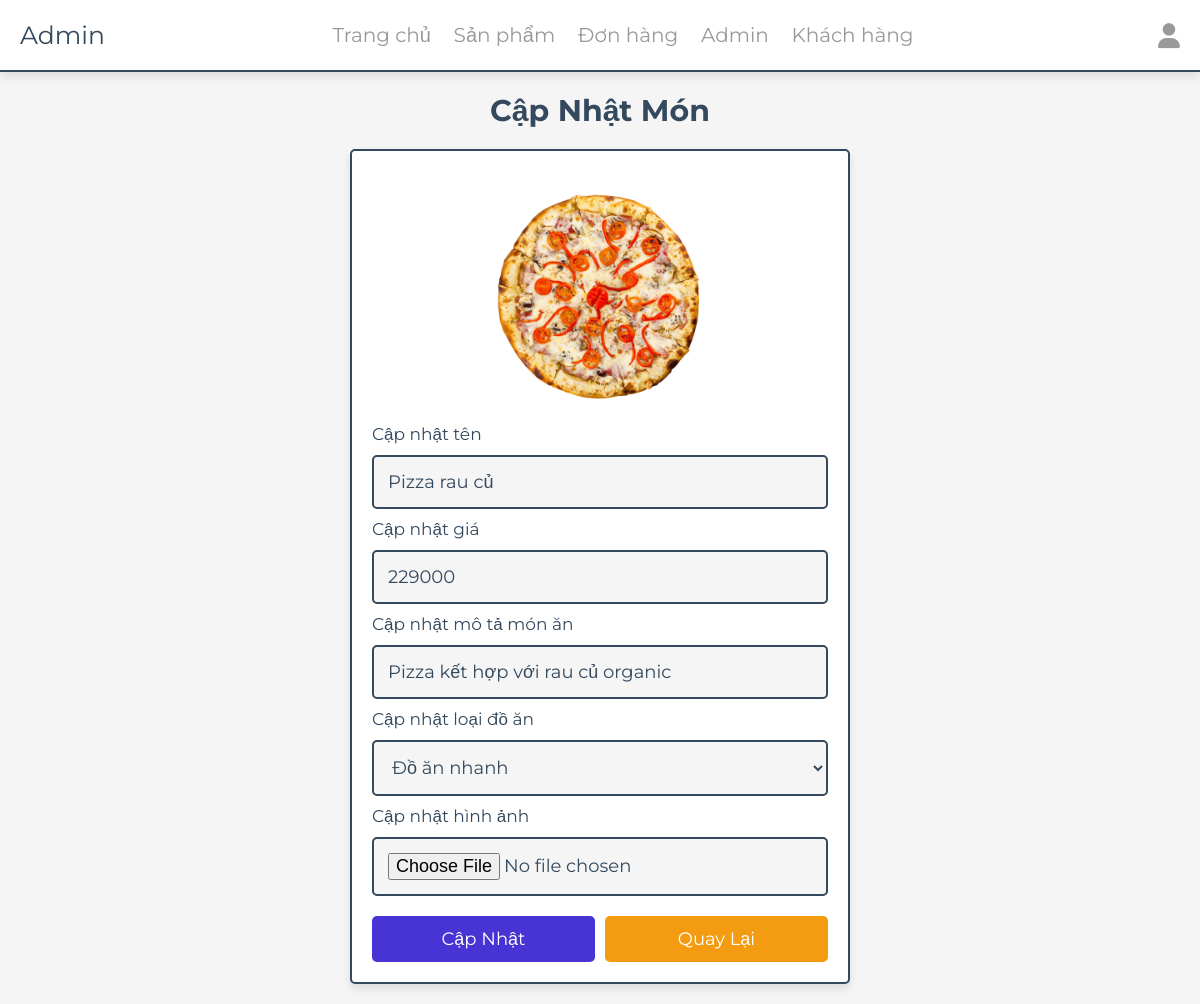
Screenshot of /food_website/admin/update_product.php?update=13 (signed in) with the database file from the repository.
### tables this page shows
CREATE TABLE `products` (
  `id` int(100) NOT NULL,
  `name` varchar(100) NOT NULL,
  `category` varchar(100) NOT NULL,
  `price` int(10) NOT NULL,
  `image` varchar(100) NOT NULL,
  `description` varchar(255) DEFAULT NULL
);

### food_website/admin/update_product.php (the view, shortened to what this page needs)
<?php
include '../components/connect.php';
?>
<!DOCTYPE html>
<html lang="en">
<head>
   <link rel="stylesheet" href="https://cdnjs.cloudflare.com/ajax/libs/font-awesome/6.1.1/css/all.min.css">
   <link rel="stylesheet" href="../css/admin_style.css">
</head>
<body>
<?php include '../components/admin_header.php' ?>
<section class="update-product">
   <h1 class="heading">Cập nhật món</h1>
   <?php
      $update_id = $_GET['update'];
      $show_products = $conn->prepare("SELECT * FROM `products` WHERE id = ?");
      $show_products->execute([$update_id]);
      if($show_products->rowCount() > 0){
         while($fetch_products = $show_products->fetch(PDO::FETCH_ASSOC)){
   ?>
   <form action="" method="POST" enctype="multipart/form-data">
      <img src="../uploaded_img/<?= $fetch_products['image']; ?>" alt="">
      <span>Cập nhật tên</span>
      <input type="text" required placeholder="Nhập tên món" name="name" maxlength="100" class="box" value="<?= $fetch_products['name']; ?>">
      <span>Cập nhật giá</span>
      <input type="number" min="0" max="9999999999" required placeholder="Nhập giá" name="price" onkeypress="if(this.value.length == 10) return false;" class="box" value="<?= $fetch_products['price']; ?>">
      <span>Cập nhật mô tả món ăn</span>
      <input class="box" required placeholder="Nhập mô tả món" name="description" maxlength="500" value="<?= $fetch_products['description']; ?>"></input>
      <span>Cập nhật loại đồ ăn</span>
      <select name="category" class="box" required>
         <option selected value="<?= $fetch_products['category']; ?>"><?= $fetch_products['category']; ?></option>
      </select>
      <span>Cập nhật hình ảnh</span>
      <input type="file" name="image" class="box" accept="image/jpg, image/jpeg, image/png, image/webp">
      <div class="flex-btn">
         <input type="submit" value="Cập nhật" class="btn" name="update">
         <a href="products.php" class="option-btn">Quay lại</a>
      </div>
   </form>
   <?php
         }
      }else{
         echo '<p class="empty">Chưa có sản phẩm được thêm!</p>';
      }
   ?>
</section>
</body>
</html>

### food_website/css/admin_style.css (style rules this page uses)
:root { --main-color:#4834d4; --red:#e74c3c; --orange:#f39c12; --black:#34495e; --white:#fff; --light-bg:#f5f5f5; --light-color:#999; --border:.2rem solid var(--black); --box-shadow:0 .5rem 1rem rgba(0,0,0,.1); }
* { font-family: 'Montserrat', sans-serif; margin:0; padding:0; box-sizing: border-box; text-decoration: none; outline: none; border:none; }
html { font-size: 62.5%; overflow-x: hidden; }
body { background-color: var(--light-bg); }
section { max-width: 1200px; margin:0 auto; padding:2rem; }
.btn, .delete-btn, .option-btn { display: block; margin-top: 1rem; border-radius: .5rem; cursor: pointer; width: 100%; font-size: 1.8rem; color:var(--white); padding:1.2rem 3rem; text-transform: capitalize; text-align: center; }
.btn { background-color: var(--main-color); }
.option-btn { background-color: var(--orange); }
.flex-btn { display: flex; gap:1rem; }
.heading { text-align: center; margin-bottom: 2rem; text-transform: capitalize; color:var(--black); font-size: 3rem; }
.update-product form { margin:0 auto; max-width: 50rem; background-color: var(--white); border-radius: .5rem; box-shadow: var(--box-shadow); border:var(--border); padding:2rem; }
.update-product form img { height: 25rem; width: 100%; object-fit: contain; }
.update-product form .box { background-color: var(--light-bg); border:var(--border); width: 100%; padding:1.4rem; font-size: 1.8rem; color:var(--black); border-radius: .5rem; margin: 1rem 0; }
.update-product form span { font-size: 1.7rem; color:var(--black); }

### rows the page displays
products: image (picture), name "Pizza rau củ", price "229000", description "Pizza kết hợp với rau củ organic", category "Đồ ăn nhanh"
